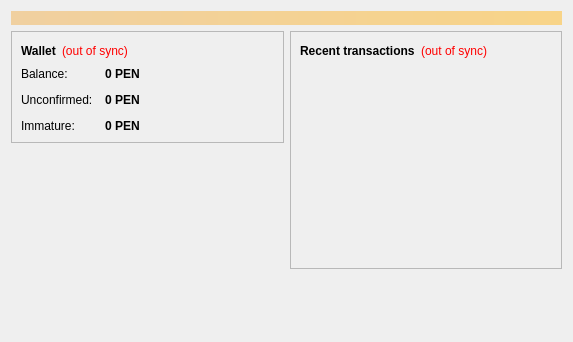
<?xml version="1.0" encoding="UTF-8"?>
<ui version="4.0">
 <class>OverviewPage</class>
 <widget class="QWidget" name="OverviewPage">
  <property name="geometry">
   <rect>
    <x>0</x>
    <y>0</y>
    <width>573</width>
    <height>342</height>
   </rect>
  </property>
  <property name="windowTitle">
   <string>Form</string>
  </property>
  <layout class="QVBoxLayout" name="topLayout">
   <item>
    <widget class="QLabel" name="labelAlerts">
     <property name="visible">
      <bool>false</bool>
     </property>
     <property name="styleSheet">
      <string notr="true">background-color: qlineargradient(x1: 0, y1: 0, x2: 1, y2: 0, stop:0 #F0D0A0, stop:1 #F8D488); color:#000000;</string>
     </property>
     <property name="wordWrap">
      <bool>true</bool>
     </property>
     <property name="margin">
      <number>3</number>
     </property>
    </widget>
   </item>
   <item>
    <layout class="QHBoxLayout" name="horizontalLayout" stretch="1,1">
     <item>
      <layout class="QVBoxLayout" name="verticalLayout_2">
       <item>
        <widget class="QFrame" name="frame">
         <property name="frameShape">
          <enum>QFrame::StyledPanel</enum>
         </property>
         <property name="frameShadow">
          <enum>QFrame::Raised</enum>
         </property>
         <layout class="QVBoxLayout" name="verticalLayout_4">
          <item>
           <layout class="QHBoxLayout" name="horizontalLayout_4">
            <item>
             <widget class="QLabel" name="label_5">
              <property name="font">
               <font>
                <weight>75</weight>
                <bold>true</bold>
               </font>
              </property>
              <property name="text">
               <string>Wallet</string>
              </property>
             </widget>
            </item>
            <item>
             <widget class="QLabel" name="labelWalletStatus">
              <property name="toolTip">
               <string>The displayed information may be out of date. Your wallet automatically synchronizes with the Pentakle network after a connection is established, but this process has not completed yet.</string>
              </property>
              <property name="styleSheet">
               <string notr="true">QLabel { color: red; }</string>
              </property>
              <property name="text">
               <string notr="true">(out of sync)</string>
              </property>
              <property name="alignment">
               <set>Qt::AlignLeading|Qt::AlignLeft|Qt::AlignVCenter</set>
              </property>
             </widget>
            </item>
            <item>
             <spacer name="horizontalSpacer_2">
              <property name="orientation">
               <enum>Qt::Horizontal</enum>
              </property>
              <property name="sizeHint" stdset="0">
               <size>
                <width>40</width>
                <height>20</height>
               </size>
              </property>
             </spacer>
            </item>
           </layout>
          </item>
          <item>
           <layout class="QFormLayout" name="formLayout_2">
            <property name="fieldGrowthPolicy">
             <enum>QFormLayout::AllNonFixedFieldsGrow</enum>
            </property>
            <property name="horizontalSpacing">
             <number>12</number>
            </property>
            <property name="verticalSpacing">
             <number>12</number>
            </property>
            <item row="0" column="0">
             <widget class="QLabel" name="label">
              <property name="text">
               <string>Balance:</string>
              </property>
             </widget>
            </item>
            <item row="0" column="1">
             <widget class="QLabel" name="labelBalance">
              <property name="font">
               <font>
                <weight>75</weight>
                <bold>true</bold>
               </font>
              </property>
              <property name="cursor">
               <cursorShape>IBeamCursor</cursorShape>
              </property>
              <property name="toolTip">
               <string>Your current balance</string>
              </property>
              <property name="text">
               <string notr="true">0 PEN</string>
              </property>
              <property name="textInteractionFlags">
               <set>Qt::LinksAccessibleByMouse|Qt::TextSelectableByKeyboard|Qt::TextSelectableByMouse</set>
              </property>
             </widget>
            </item>
            <item row="1" column="0">
             <widget class="QLabel" name="label_3">
              <property name="text">
               <string>Unconfirmed:</string>
              </property>
             </widget>
            </item>
            <item row="1" column="1">
             <widget class="QLabel" name="labelUnconfirmed">
              <property name="font">
               <font>
                <weight>75</weight>
                <bold>true</bold>
               </font>
              </property>
              <property name="cursor">
               <cursorShape>IBeamCursor</cursorShape>
              </property>
              <property name="toolTip">
               <string>Total of transactions that have yet to be confirmed, and do not yet count toward the current balance</string>
              </property>
              <property name="text">
               <string notr="true">0 PEN</string>
              </property>
              <property name="textInteractionFlags">
               <set>Qt::LinksAccessibleByMouse|Qt::TextSelectableByKeyboard|Qt::TextSelectableByMouse</set>
              </property>
             </widget>
            </item>
            <item row="2" column="0">
             <widget class="QLabel" name="labelImmatureText">
              <property name="text">
               <string>Immature:</string>
              </property>
             </widget>
            </item>
            <item row="2" column="1">
             <widget class="QLabel" name="labelImmature">
              <property name="font">
               <font>
                <weight>75</weight>
                <bold>true</bold>
               </font>
              </property>
              <property name="toolTip">
               <string>Mined balance that has not yet matured</string>
              </property>
              <property name="text">
               <string notr="true">0 PEN</string>
              </property>
              <property name="textInteractionFlags">
               <set>Qt::LinksAccessibleByMouse|Qt::TextSelectableByKeyboard|Qt::TextSelectableByMouse</set>
              </property>
             </widget>
            </item>
           </layout>
          </item>
         </layout>
        </widget>
       </item>
       <item>
        <spacer name="verticalSpacer">
         <property name="orientation">
          <enum>Qt::Vertical</enum>
         </property>
         <property name="sizeHint" stdset="0">
          <size>
           <width>20</width>
           <height>40</height>
          </size>
         </property>
        </spacer>
       </item>
        <item>
         <widget class="QLabel" name="label_wallet_bgcoin">
          <property name="text">
           <string/>
          </property>
          <property name="pixmap">
           <pixmap resource="../bitcoin.qrc">:/images/wallet_bgcoin</pixmap>
          </property>
          <property name="scaledContents">
           <bool>false</bool>
          </property>
          <property name="alignment">
           <set>Qt::AlignCenter</set>
          </property>
          <property name="margin">
           <number>-2</number>
          </property>
         </widget>
        </item>
        <item>
         <widget class="QLabel" name="label_6">
          <property name="text">
           <string/>
          </property>
         </widget>
        </item>
      </layout>
     </item>
     <item>
      <layout class="QVBoxLayout" name="verticalLayout_3">
       <item>
        <widget class="QFrame" name="frame_2">
         <property name="frameShape">
          <enum>QFrame::StyledPanel</enum>
         </property>
         <property name="frameShadow">
          <enum>QFrame::Raised</enum>
         </property>
         <layout class="QVBoxLayout" name="verticalLayout">
          <item>
           <layout class="QHBoxLayout" name="horizontalLayout_2">
            <item>
             <widget class="QLabel" name="label_4">
              <property name="text">
               <string>&lt;b&gt;Recent transactions&lt;/b&gt;</string>
              </property>
             </widget>
            </item>
            <item>
             <widget class="QLabel" name="labelTransactionsStatus">
              <property name="toolTip">
               <string>The displayed information may be out of date. Your wallet automatically synchronizes with the Pentakle network after a connection is established, but this process has not completed yet.</string>
              </property>
              <property name="styleSheet">
               <string notr="true">QLabel { color: red; }</string>
              </property>
              <property name="text">
               <string notr="true">(out of sync)</string>
              </property>
              <property name="alignment">
               <set>Qt::AlignRight|Qt::AlignTrailing|Qt::AlignVCenter</set>
              </property>
             </widget>
            </item>
            <item>
             <spacer name="horizontalSpacer">
              <property name="orientation">
               <enum>Qt::Horizontal</enum>
              </property>
              <property name="sizeHint" stdset="0">
               <size>
                <width>40</width>
                <height>20</height>
               </size>
              </property>
             </spacer>
            </item>
           </layout>
          </item>
          <item>
           <widget class="QListView" name="listTransactions">
            <property name="styleSheet">
             <string notr="true">QListView { background: transparent; }</string>
            </property>
            <property name="frameShape">
             <enum>QFrame::NoFrame</enum>
            </property>
            <property name="verticalScrollBarPolicy">
             <enum>Qt::ScrollBarAlwaysOff</enum>
            </property>
            <property name="horizontalScrollBarPolicy">
             <enum>Qt::ScrollBarAlwaysOff</enum>
            </property>
            <property name="selectionMode">
             <enum>QAbstractItemView::NoSelection</enum>
            </property>
           </widget>
          </item>
         </layout>
        </widget>
       </item>
       <item>
        <spacer name="verticalSpacer_2">
         <property name="orientation">
          <enum>Qt::Vertical</enum>
         </property>
         <property name="sizeHint" stdset="0">
          <size>
           <width>20</width>
           <height>40</height>
          </size>
         </property>
        </spacer>
       </item>
      </layout>
     </item>
    </layout>
   </item>
  </layout>
 </widget>
 <resources/>
 <connections/>
</ui>
